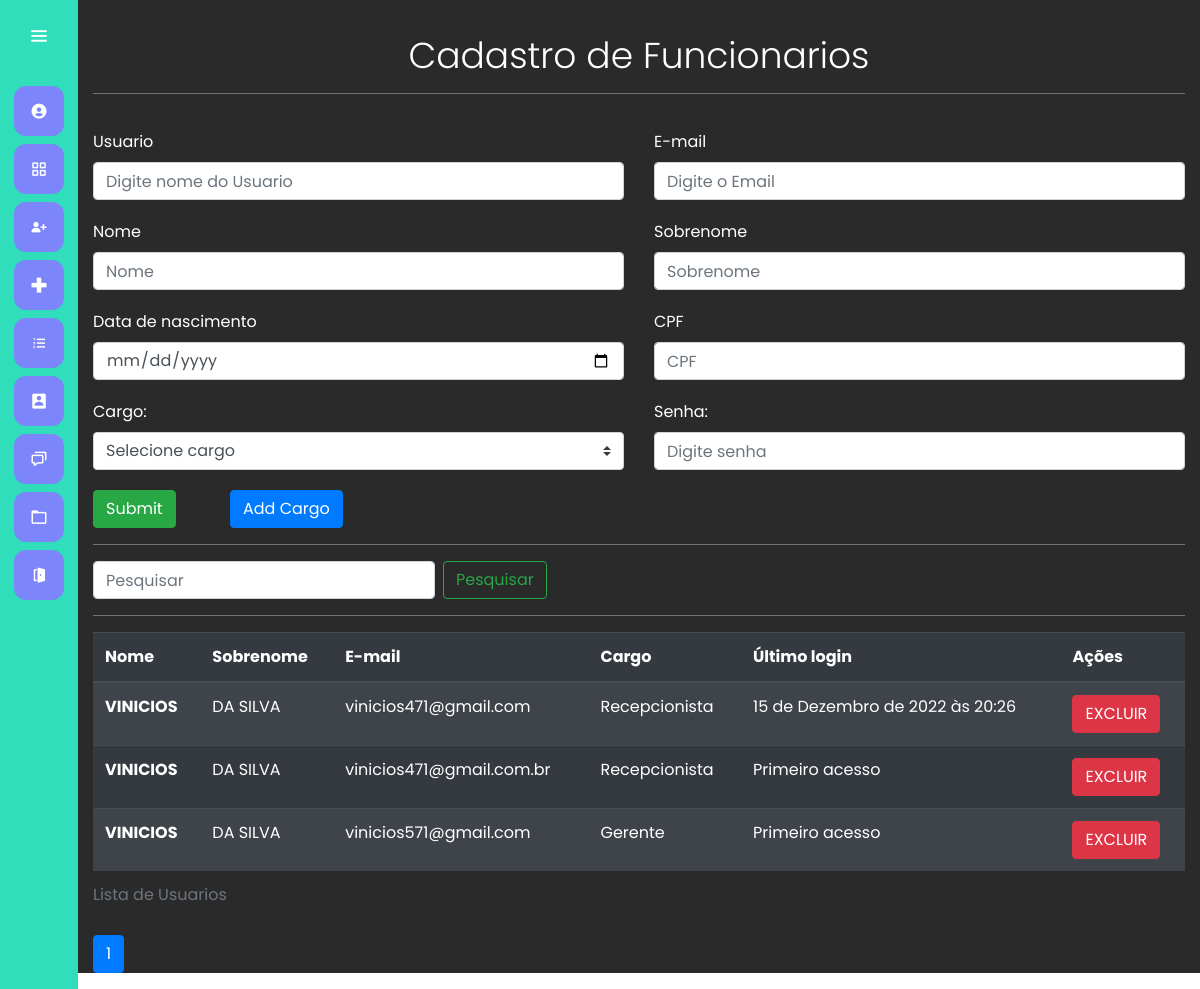
/cadastrar_usuario/, run on an earlier commit of the app's database.
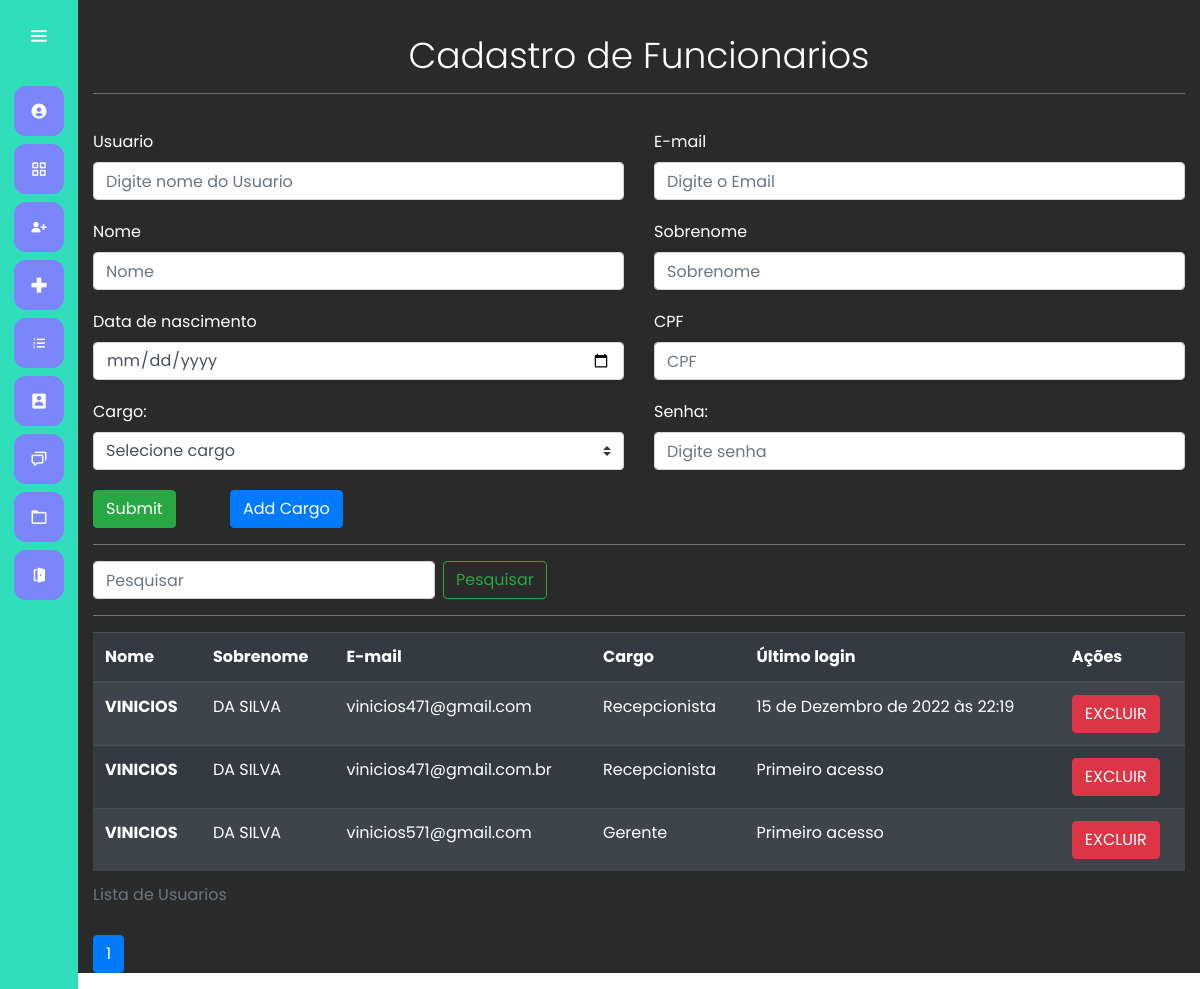
And on a later commit of the database.
### users/models.py (models this page shows)
class Users(AbstractUser):
    cargo = models.ForeignKey(Cargo, on_delete=models.CASCADE, null=True)
    cpf = models.CharField(max_length=12, blank=True)
    data_nascimento = models.DateField(blank=True, null=True)

class Cargo(models.Model):
    nome = models.CharField(max_length=50)
    def __str__(self) -> str:
        return self.nome

### users/views.py (the view, shortened to what this page needs)
# urls.py: path('cadastrar_usuario/', views.cadastro_usuario, name="cadastrar_usuario"),
@has_permission_decorator('cadastrar_recepcionista')
def cadastro_usuario(request):
    if request.method == 'GET':
        cargo = Cargo.objects.all()
        users = Users.objects.all()
        if request.GET.get('termo'):
            termo = request.GET.get('termo')
            print(termo)
            users = Users.objects.filter(Q(username__icontains=termo)|Q(email__icontains=termo)|Q(first_name__icontains=termo))
            return render(request, 'cadastro_usuario.html', {'users': users})
        else:
                users = Users.objects.order_by('-first_name')
        users = Users.objects.all()
        paginator = Paginator(users, 5)
        page = request.GET.get('page')
        users = paginator.get_page(page)
        return render(request, 'cadastro_usuario.html', {'users': users, 'cargo':cargo})

### users/templates/cadastro_usuario.html (shortened to what this page needs)
{% extends 'base.html' %}
{% load bootstrap4 %}
{% load static %}
{% block 'head' %}
    <link rel="stylesheet" href="{% static 'cadastro/css/cadastro_usuarios.css' %}">
{% endblock %}
{% block 'dashboard'%}
    <div class="container container-cadastro">
    <br>
    <h1 class="display-4">Cadastro de Funcionarios </h1>
    <hr class="bg-hr">
        <form class="" action="{% url 'cadastrar_usuario' %}" method="POST">{% csrf_token %}
            <div class="row">
                <div class="col-md">
                    <label class="mr-sm-2">Usuario</label>
                    <input type="text" placeholder="Digite nome do Usuario" name="usuario" class="form-control" value="{{request.POST.nome}}">
                </div>
                <div class="col-md">
                    <label for="email" class="mr-sm-2">E-mail</label>
                    <input type="email" placeholder="Digite o Email" name="email" class="form-control">
                </div>
            </div>
            <div class="row">
                <div class="col-md">
                    <label class="mr-sm-2">Nome</label>
                    <input type="text" placeholder="Nome" name="nome" class="form-control">
                </div>
                <div class="col-md">
                    <label for="Sobrenome" class="mr-sm-2">Sobrenome</label>
                    <input type="text" placeholder="Sobrenome" name="sobrenome" class="form-control">
                </div>
            </div>
            <div class="row">
                <div class="col-md">
                    <label class="mr-sm-2">Data de nascimento</label>
                    <input type="date" placeholder="" name="data_nascimento" class="form-control">
                </div>
                <div class="col-md">
                    <label for="Sobrenome" class="mr-sm-2">CPF</label>
                    <input oninput="mascara(this)" type="text" class="form-control" name="cpf" placeholder="CPF">
                </div>
            </div>
            <div class="row">
                <div class="col-md">
                    <label class="mr-sm-2">Cargo:</label>
                    <select class="browser-default custom-select" name="cargo">
                        <option selected>Selecione cargo</option>
                      </select>
                </div>
                <div class="col-md">
                    <label for="pwd">Senha:</label>
                    <input type="password" placeholder="Digite senha" name="senha" class="form-control">
                </div>
            </div>
                <div class="botao">
                    <input type="submit" class="btn btn-success" style="margin-right:50px ;">
                    <button type="button" class="btn btn-primary" data-toggle="modal" data-target="#modalExemplo" style="margin-right:50px ;">
                        Add Cargo
                    </button>
                </div>
        </form>
        <hr class="bg-hr">
            <form class="form-inline my-2 my-lg-0 filtrar" action="{% url 'cadastrar_usuario' %}">{% csrf_token %}
                <input class="form-control mr-sm-2" type="" placeholder="Pesquisar" aria-label="Pesquisar" name="termo">
                <button class="btn btn-outline-success my-2 my-sm-0" type="submit">Pesquisar</button>
            </form>
        <hr class="bg-hr">
        <table class="table table-striped table-dark">
            <caption>Lista de Usuarios</caption>
            <thead>
                <tr>
                    <th scope="col">Nome</th>
                    <th scope="col">Sobrenome</th>
                    <th scope="col">E-mail</th>
                    <th scope="col">Cargo</th>
                    <th scope="col">Último login</th>
                    <th scope="col">Ações</th>
                </tr>
            </thead>
            <tbody>
                {% for user in users %}
                    <tr>
                        <th>{{user.first_name}}</th>
                        <td>{{user.last_name}}</td>
                        <td>{{user.email}}</td>
                        <td>{{user.cargo}}</td>
                        <td>{% if not user.last_login %}
                                Primeiro acesso
                            {% else %}
                                {{user.last_login}}
                            {% endif %}
                        </td>
                        <td>
                            <a href="{% url 'excluir_usuario' user.id%}"
                            onclick="return confirm('Deseja mesmo excluir o Funcionario {{user.first_name}}');" class="btn btn-danger">EXCLUIR</a>
                        </td>
                    </tr>
                {% endfor %}
            </tbody>
            </table>
     {%include 'modulos/_paginacao_nav.html'%}
    </div>
{% endblock %}

### templates/base.html (shortened to what this page needs)
{% load bootstrap4 %}
{% load static %}
<!doctype html>
<html lang="pt-BR">
  <head>
    {% bootstrap_css %}
    <link rel="stylesheet" href="{% static 'general/css/base.css' %}">
    <link rel="stylesheet" href="{% static 'general/css/general.css' %}">
    <link href='https://unpkg.com/boxicons@2.0.7/css/boxicons.min.css' rel='stylesheet'>
    {% block 'head' %}{% endblock %}
  </head>
  <body>
    <div class="sidebar">
        <div class="logo-details">
            <i class='bx bx-menu' id="btn" ></i>
        </div>
        <ul class="nav-list">
          <li>
            <a href="#">
              <i class='bx bxs-user-circle' ></i>
            </a>
          </li>
          <li>
            <a href="{% url 'plataforma' %}">
              <i class='bx bx-grid-alt'></i>
            </a>
          </li>
        <li>
          <a href="{% url 'cadastrar_paciente' %}">
            <i class='bx bxs-user-plus'></i>
          </a>
        </li>
        <li>
          <a href="{% url 'cadastrar_consulta' %}">
            <i class='bx bx-plus-medical'></i>
          </a>
        </li>
        <li>
            <a href="{% comment %} {% url 'listar_consultas' %}{% endcomment %}">
            <i class='bx bx-list-ol'></i>
          </a>
        </li>
        <li>
          <a href="{% url 'cadastra_medico' %}">
            <i class='bx bxs-user-rectangle'></i>
          </a>
        </li>
        <li>
          <a href="#">
            <i class='bx bx-chat' ></i>
          </a>
        </li>
        <li>
          <a href="{% url 'agenda' %}">
            <i class='bx bx-folder' ></i>
          </a>
        </li>
        <li>
          <a href="{% url 'logout' %}">
            <i class='bx bxs-door-open'></i>
          </a>
        </li>
        </ul>
      </div>
      <section class="home-section">
          {% block 'dashboard'%}
          {% endblock %}
      </section>
  </body>
</html>

### templates/modulos/_paginacao_nav.html (shortened to what this page needs)
{% if consultas %}
    <nav aria-label="Navegação de página exemplo">
        <ul class="pagination">
            {%for pagina in consultas.paginator.page_range %}
            {% if consultas.number == pagina %}
                <li class="page-item active"><a class="page-link" href="?page={{pagina}}&termo={{request.GET.termo}}">{{pagina}}</a></li>
            {%else%}
                <li class="page-item"><a class="page-link" href="?page={{pagina}}&termo={{request.GET.termo}}">{{pagina}}</a></li>
            {% endif %}
            {%endfor%}
        </ul>
    </nav>
{% elif  users %}
    <nav aria-label="Navegação de página exemplo">
        <ul class="pagination">
            {%for pagina in  users.paginator.page_range %}
            {% if  users.number == pagina %}
            <li class="page-item active"><a class="page-link" href="?page={{pagina}}&termo={{request.GET.termo}}">{{pagina}}</a></li>
        {%else%}
            <li class="page-item"><a class="page-link" href="?page={{pagina}}&termo={{request.GET.termo}}">{{pagina}}</a></li>
        {% endif %}
            {%endfor%}
        </ul>
    </nav>
{% endif %}

### templates/static/general/css/base.css (style rules this page uses)
* { margin: 0; padding: 0; box-sizing: border-box; font-family: "Poppins" , sans-serif; }
.sidebar { position: fixed; left: 0; top: 0; height: 100%; width: 78px; background: var(--dark-color); padding: 6px 14px; z-index: 99; transition: all 0.5s ease; }
.sidebar .logo-details { height: 60px; display: flex; align-items: center; position: relative; }
.sidebar .logo-details #btn { position: absolute; top: 50%; right: 0; transform: translateY(-50%); font-size: 22px; transition: all 0.4s ease; font-size: 23px; text-align: center; cursor: pointer; transition: all 0.5s ease; }
.sidebar i { color: #fff; height: 60px; min-width: 50px; font-size: 28px; text-align: center; line-height: 60px; }
.sidebar .nav-list { margin-top: 20px; height: 100%; }
.sidebar li { position: relative; margin: 8px 0; list-style: none; }
.sidebar li a { display: flex; height: 100%; width: 100%; border-radius: 12px; align-items: center; text-decoration: none; transition: all 0.4s ease; background: var(--main-color); }
.sidebar li i { height: 50px; line-height: 50px; font-size: 18px; border-radius: 12px; }
.home-section { position: relative; min-height: 100vh; top: 0; left: 78px; color: white; width: calc(100% - 78px); transition: all 0.5s ease; z-index: 2; }

### templates/static/general/css/general.css (style rules this page uses)
:root { --main-color: #7C85FA; --dark-color: #31DEBC; --light-color: #98F542; --contrast-color: #DEAE31; --differential-color: #ff5938; }

### templates/static/cadastro/css/cadastro_usuarios.css (style rules this page uses)
.container-cadastro label { margin-top: 20px; }
.botao { margin-top: 20px; }
.home-section { background: #2A2A2A; }
.bg-hr { background-color: gray; }
.display-4 { margin-top: 10px; text-align: center; font-size: 36px; }
.filtrar { margin-bottom: 10px; }

What changed in the data, as far as the page shows it:
changed Users "vinicios471@gmail.com": last_login "15 de Dezembro de 2022 às 20:26" → "15 de Dezembro de 2022 às 22:19"
